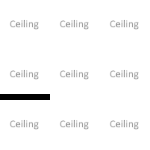

This game map was drawn from its Tiled (.tmx) file and the tilesets committed beside it. A one-line description and the full map source follow:
An orthogonal 3x3 tile map with 50x50 px tiles, 3 tile layers (Ground, Ceiling, InnerWalls), 2 tilesets and 15 objects (Drone, Wave).

<map version="1.5" tiledversion="1.7.1" orientation="orthogonal" renderorder="left-up" compressionlevel="0" width="3" height="3" tilewidth="50" tileheight="50" infinite="0" nextlayerid="32" nextobjectid="80">
 <properties>
  <property name="NavigationToScenery" type="bool" value="true" />
  <property name="NoAgents" type="bool" value="false" />
  <property name="NoSpawning" type="bool" value="false" />
  <property name="Skybox" value="/Skybox/mossymountains" />
 </properties>
 <tileset firstgid="1" source="../../_Tiled/Master.tsx" />
 <tileset firstgid="34" source="../../_Tiled/Deco.tsx" />
 <group id="5" name="Floor 0">
  <properties>
   <property name="Height" type="float" value="2.5" />
  </properties>
  <layer id="1" name="Ground" width="3" height="3">
   <properties>
    <property name="Materials" value="[ground]" />
    <property name="Walkable" type="bool" value="true" />
   </properties>
   <data encoding="csv">
4,4,4,
4,4,4,
4,4,4
</data>
  </layer>
  <layer id="28" name="Ceiling" width="3" height="3">
   <properties>
    <property name="AtCeiling" type="bool" value="true" />
    <property name="Materials" value="[ceiling]" />
   </properties>
   <data encoding="csv">
3,3,3,
3,3,3,
3,3,3
</data>
  </layer>
  <objectgroup id="31" name="Scenery">
   <object id="78" gid="39" x="50" y="100" width="50" height="50">
    <properties>
     <property name="SceneryName" value="OuterRoom" />
    </properties>
   </object>
  </objectgroup>
  <objectgroup id="30" name="Walls">
   <properties>
    <property name="ConnectToCeiling" type="bool" value="true" />
    <property name="Materials" value="[walls]" />
   </properties>
   <object id="65" gid="5" x="0" y="150" width="50" height="50" />
   <object id="66" gid="5" x="50" y="150" width="50" height="50" />
   <object id="67" gid="5" x="100" y="150" width="50" height="50" />
   <object id="68" gid="5" x="150" y="50" width="50" height="50" rotation="-90" />
   <object id="69" gid="5" x="150" y="150" width="50" height="50" rotation="-90" />
   <object id="70" gid="5" x="150" y="100" width="50" height="50" rotation="-90" />
   <object id="71" gid="5" x="150" y="0" width="50" height="50" rotation="180" />
   <object id="72" gid="5" x="50" y="0" width="50" height="50" rotation="180" />
   <object id="73" gid="5" x="0" y="0" width="50" height="50" rotation="90" />
   <object id="74" gid="5" x="0" y="50" width="50" height="50" rotation="90" />
   <object id="75" gid="5" x="0" y="100" width="50" height="50" rotation="90" />
   <object id="76" gid="5" x="100" y="0" width="50" height="50" rotation="-180" />
  </objectgroup>
  <layer id="29" name="InnerWalls" width="3" height="3">
   <properties>
    <property name="Anchor" value="0,-1" />
    <property name="ConnectToCeiling" type="bool" value="true" />
    <property name="Materials" value="[walls]" />
   </properties>
   <data encoding="csv">
0,0,0,
5,0,0,
0,0,0
</data>
  </layer>
  <objectgroup id="4" name="Transitions" />
  <objectgroup id="27" name="Objects">
   <object id="77" type="Drone" gid="42" x="150" y="0" width="50" height="50" rotation="-180" />
   <object id="79" type="Wave" gid="43" x="100" y="100" width="50" height="50">
    <properties>
     <property name="Y" type="int" value="1" />
    </properties>
   </object>
  </objectgroup>
 </group>
</map>
